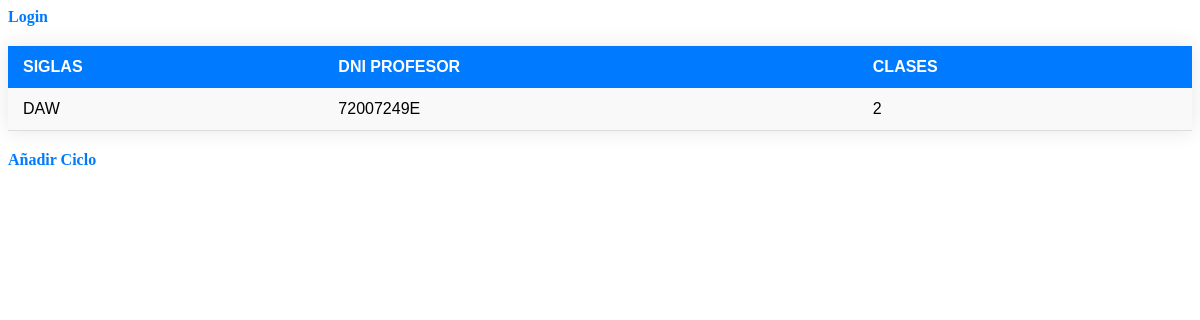
The page /ciclos/ on the database as committed earlier.
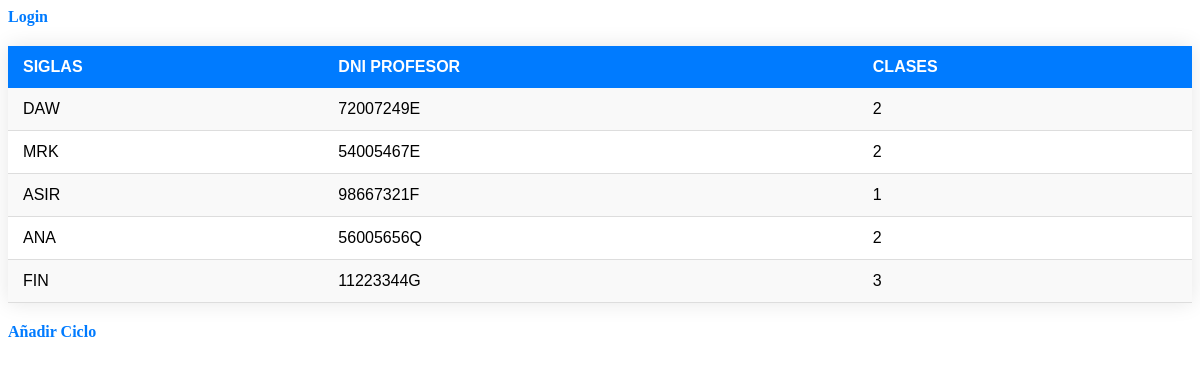
The same page on the database as committed later.
### Primera/models.py (models this page shows, shortened)
class Ciclos(models.Model):
    ciclo=models.CharField(max_length=80)
    profesorDni=models.CharField(max_length=80)
    aulas=models.CharField(max_length=80)

### Primera/views.py (the view)
# urls.py: path('ciclos/', verCiclos, name="cic"),
def verCiclos(request):
    ciclos=Ciclos.objects.all()
    return render(request, "ciclos.html" ,{'ciclos':ciclos})

### Primera/templates/ciclos.html (shortened to what this page needs)
{% extends "Index.html"%}{%block content%}
<a href="{% url 'log' %}">Login</a>
<table>
    <thead>
        <tr>
            <th>Siglas</th>
            <th>DNI Profesor</th>
            <th>Clases</th>
        </tr>
    </thead>
    <tbody>
        {%for item in ciclos%}
        <tr>
        <td>
          {{item.ciclo}}
        </td>
        <td>
            {{item.profesorDni}}
        </td>
        <td>
            {{item.aulas}}
        </td>
    </tr>
        {%endfor%}
    </tbody>
</table>
<a href="{% url 'añCic' %}">Añadir Ciclo</a>
{%endblock%}

### Primera/templates/Index.html (shortened to what this page needs)
{% load static %}
<!DOCTYPE html>
<html lang="en">
<head>
    <link rel="stylesheet" href="{% static 'css/style.css' %}">
</head>
<body>
    {% block content %}{%endblock %}
</body>
</html>

### Primera/static/css/style.css (style rules this page uses)
table { width: 100%; border-collapse: collapse; margin: 20px 0; font-family: Arial, sans-serif; box-shadow: 0 0 20px rgba(0, 0, 0, 0.1); }
thead th { background-color: #007BFF; color: white; padding: 12px 15px; text-align: left; font-weight: bold; text-transform: uppercase; }
tbody td { padding: 12px 15px; border-bottom: 1px solid #ddd; }
tbody tr:nth-child(odd) { background-color: #f9f9f9; }
a { color: #007BFF; text-decoration: none; font-weight: bold; }

Rows that differ between the two databases and show on the page:
added Ciclos: ciclo "MRK", profesorDni "54005467E", aulas "2"
added Ciclos: ciclo "ASIR", profesorDni "98667321F", aulas "1"
added Ciclos: ciclo "ANA", profesorDni "56005656Q", aulas "2"
added Ciclos: ciclo "FIN", profesorDni "11223344G", aulas "3"
